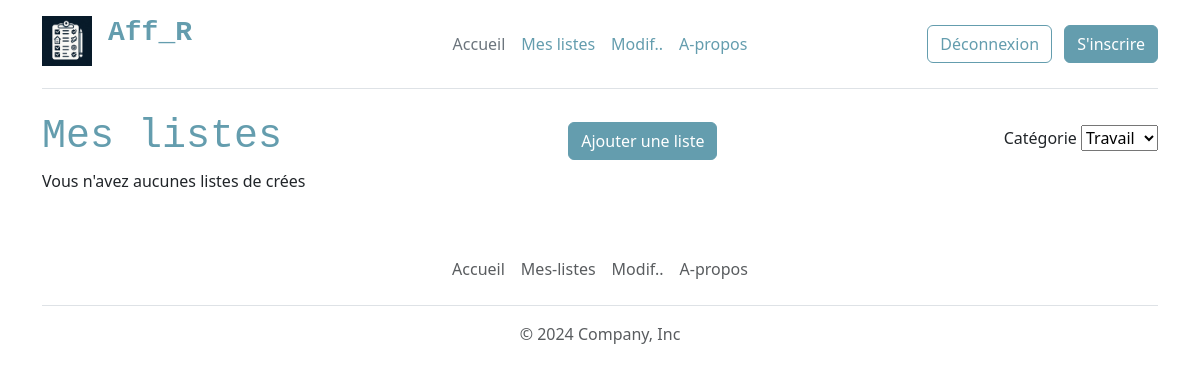
Before: /mes-listes.php?category=2 (signed in) with the older database file.
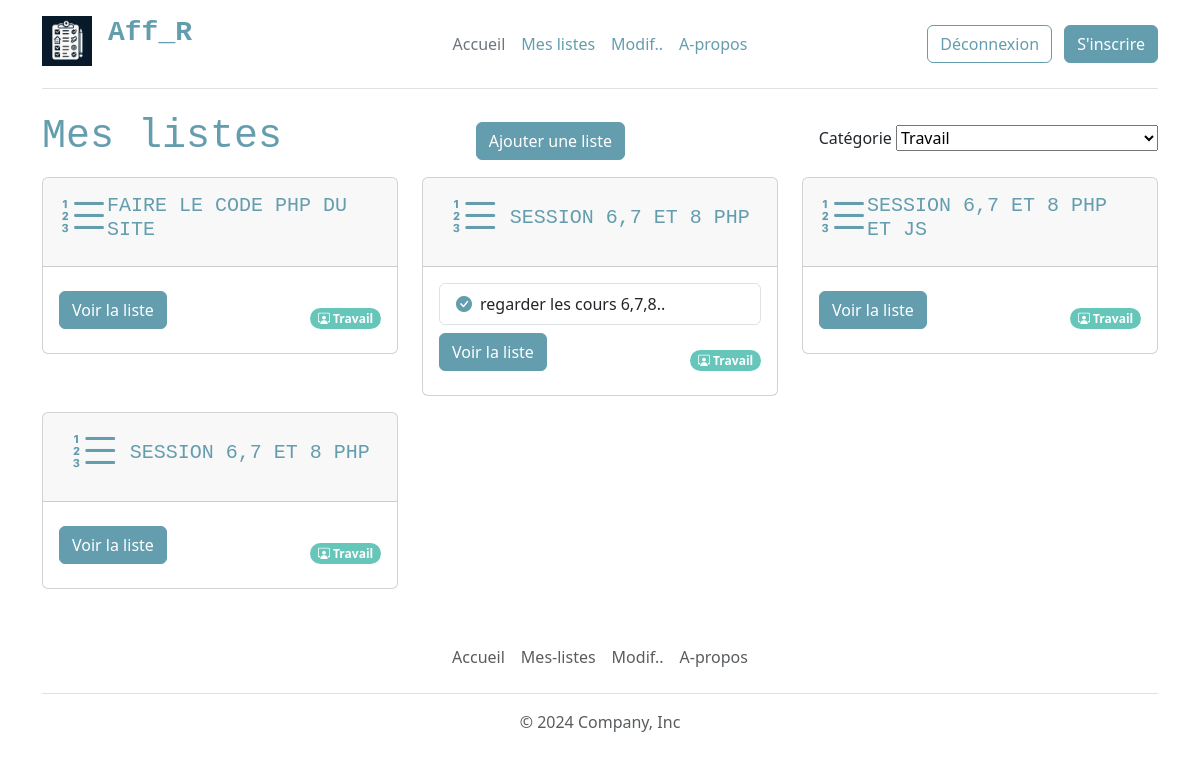
After: the same page with the newer database file.
### tables this page shows
CREATE TABLE `list` (
  `id` int(10) UNSIGNED NOT NULL,
  `title` varchar(255) NOT NULL,
  `user_id` int(10) UNSIGNED NOT NULL,
  `category_id` int(10) UNSIGNED NOT NULL
);

CREATE TABLE `category` (
  `id` int(10) UNSIGNED NOT NULL,
  `name` varchar(255) NOT NULL,
  `icon` varchar(255) NOT NULL
);

CREATE TABLE `item` (
  `id` int(10) UNSIGNED NOT NULL,
  `name` varchar(255) NOT NULL,
  `status` tinyint(1) NOT NULL,
  `list_id` int(10) UNSIGNED NOT NULL
);

### lib/session.php (called while the page is built, shortened)
<?php
function isUserConnected():bool
{
    return isset($_SESSION['user']);
}
?>

### lib/category.php (called while the page is built)
<?php
function getCategories(PDO $pdo):array
{
    $query = $pdo->prepare("SELECT * FROM category");
    $query->execute();
        return $query->fetchALL(PDO::FETCH_ASSOC);
}

### lib/list.php (called while the page is built, shortened)
<?php
function getListsByUserId(PDO $pdo, int $userId, int $categoryId=null):array
{
    $sql = "SELECT list.*, category.name as category_name,
                            category.icon as category_icon
                            FROM list
                            JOIN category ON category.id = list.category_id
                            WHERE user_id = :user_id";
    if ($categoryId) {
        $sql .= " AND list.category_id = :category_id";
    }
    $query = $pdo->prepare($sql);
    $query->bindValue(':user_id', $userId, PDO::PARAM_INT);
    if ($categoryId) {
      $query->bindValue(':category_id', $categoryId, PDO::PARAM_INT);
    }
    $query->execute();
    $lists = $query->fetchALL(PDO::FETCH_ASSOC);
        return $lists;
}
function getListItems(PDO $pdo, int $id):array
{
    $query = $pdo->prepare("SELECT * FROM item WHERE list_id = :id");
    $query->bindValue(':id', $id, PDO::PARAM_INT);
    $query->execute();
    return $query->fetchAll(PDO::FETCH_ASSOC);
}

### mes-listes.php (the view, shortened to what this page needs)
<?php
require_once __DIR__. "/templates/header.php";
require_once __DIR__. "/lib/pdo.php";
require_once __DIR__. "/lib/list.php";
require_once __DIR__. "/lib/category.php";
$categoryId = null;
if(isset($_SESSION['user'])) {
    if (isset($_GET['category'])) {
       $categoryId = (int)$_GET['category'];
    }
    $lists = getListsByUserId($pdo, $_SESSION['user']['id'], $categoryId);
}
$categories = getCategories($pdo);
?>
   <div class="container">
       <div class="d-flex align-items-center justify-content-between">
           <h1>Mes listes</h1>
           <?php if ( isUserConnected()) {?>
           <a href="ajout-modification-liste.php" class="btn btn-primary">Ajouter une liste</a>
           <?php } ?>
              <form method="get">
                   <label for="category" class="form-label">Catégorie</label>
                   <select name="category" id="category" onchange="this.form.submit()">
                        <?php foreach($categories as $category) {?>
                            <option <?=($category['id'] === $categoryId ? 'selected="selected"' : '' ) ?> value="<?=$category['id'] ?>"><?=$category['name'] ?></option>
                        <?php }?>
                    </select>
              </form>
       </div>
       <div class="row">
        <?php if ( isUserConnected()) {
            if ($lists) {
                foreach ($lists as $list) { ?>
        <div class="col-md-4 my-2">
            <div class="card w-100" >
            <div class="card-header d-flex align-items-center justify-content-evenly">
                 <i class="bi bi-list-ol"></i>
                 <h5 class="card-title"><?=$list['title'] ?></h5>
            </div>
            <div class="card-body d-flex flex-column mb-2">
                <?php $items = getListItems($pdo, $list['id']); ?>
                <?php if ($items) {?>
                    <ul class="list-group">
                    <?php foreach($items as $item) {?>
                       <li class="list-group-item"><a class="me-2" href="ajout-modification-liste.php?id=<?=$list['id']?>&action=updateStatusListItem&redirect=list&item_id=<?=$item['id'] ?>&status=<?=!$item['status'] ?>"><i class="bi bi-check-circle<?=($item['status'] ? '-fill' : '') ?>"></a></i><?=$item['name']?></li>
                    <?php }?>
                    </ul>
                <?php }?>
                <div class="d-flex justify-content-between align-items-end mt-2 ">
                <a href="ajout-modification-liste.php?id=<?=$list['id'] ?>" class="btn btn-primary">Voir la liste</a>
                    <span class="badge rounded-pill text-bg-primary">
                        <i class="bi <?=$list['category_icon']?>"></i>
                        <?=$list['category_name']  ?>
                    </span>
                </div>
            </div>
            </div>
        </div>
                <?php } ?>
            <?php } else { ?>
               <p>Vous n'avez aucunes listes de crées</p>
            <?php } ?>
        <?php } else { ?>
            <p>Pour consulter vos listes, vous devez vous connecté</p>
            <a href="login.php" class="btn btn-outline-primary me-2">Connexion</a>
        <?php } ?>
       </div>
   </div>
<?php
require_once __DIR__. "/templates/footer.php";
?>

### Templates/header.php (shortened to what this page needs)
<?php
  require_once __DIR__. "/../lib/session.php";
?>
<!DOCTYPE html>
<html lang="en">
<head>
    <link href="https://cdn.jsdelivr.net/npm/bootstrap@5.3.3/dist/css/bootstrap.min.css" rel="stylesheet">
    <link rel="stylesheet" href="https://cdn.jsdelivr.net/npm/bootstrap-icons@1.11.3/font/bootstrap-icons.min.css">
    <link  rel="stylesheet" href="assets/css/override-bootstrap.css">
</head>
<body>
<div class="container">
    <header class="d-flex flex-wrap align-items-center justify-content-center justify-content-md-between py-3 mb-4 border-bottom">
      <div class="col-md-3 mb-2 mb-md-0">
        <a href="index.php" class="d-inline-flex link-body-emphasis text-decoration-none">
           <img src="assets/images/todo.jpg" alt="logo du site" width="50">
           <h3 class="d-flex mx-3 fw-bold">Aff_R</h3>
        </a>
      </div>
      <ul class="nav col-12 col-md-auto mb-2 justify-content-center mb-md-0">
        <li><a href="index.php" class="nav-link px-2 link-secondary">Accueil</a></li>
        <li><a href="mes-listes.php" class="nav-link px-2">Mes listes</a></li>
        <li><a href="ajout-modification-liste.php" class="nav-link px-2">Modif..</a></li>
        <li><a href="a-propos.php" class="nav-link px-2">A-propos</a></li>
      </ul>
      <div class="col-md-3 text-end">
        <?php if (isUserConnected()) { ?>
          <a href="logout.php" class="btn btn-outline-primary me-2">Déconnexion</a>
        <?php } else { ?>
          <a href="login.php" class="btn btn-outline-primary me-2">Connexion</a>
        <?php } ?>
        <a href="inscription.php" type="button" class="btn btn-primary">S'inscrire</a>
      </div>
    </header>
  </div>

### Templates/footer.php (shortened to what this page needs)
<div class="container">
  <footer class="py-3 my-4">
    <ul class="nav justify-content-center border-bottom pb-3 mb-3">
      <li class="nav-item"><a href="index.php" class="nav-link px-2 text-body-secondary">Accueil</a></li>
      <li class="nav-item"><a href="mes-listes.php" class="nav-link px-2 text-body-secondary">Mes-listes</a></li>
      <li class="nav-item"><a href="ajout-modification-liste.php" class="nav-link px-2 text-body-secondary">Modif..</a></li>
      <li class="nav-item"><a href="a-propos.php" class="nav-link px-2 text-body-secondary">A-propos</a></li>
    </ul>
    <p class="text-center text-body-secondary">© 2024 Company, Inc</p>
  </footer>
</div>
</body>
</html>

Changed rows visible on the page:
added list: title "FAIRE LE CODE PHP DU SITE", category.name "Travail"
added list: title "SESSION 6,7 ET 8 PHP", category.name "Travail"
added item: status 1 (drawn), name "regarder les cours 6,7,8.."
added list: title "SESSION 6,7 ET 8 PHP ET JS", category.name "Travail"
added list: title "SESSION 6,7 ET 8 PHP", category.name "Travail"
Other visible differences:
text no longer shown: "Vous n'avez aucunes listes de crées"
